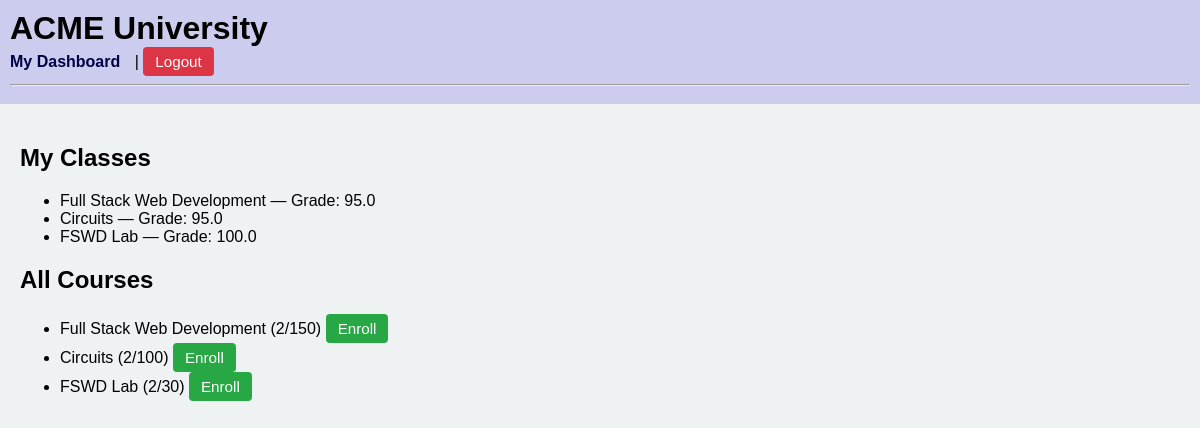
/student (signed in), run on the app's committed database.
### models.py (models this page shows)
class Enrollment(db.Model):
    __tablename__ = 'enrollments'
    id         = db.Column(db.Integer, primary_key=True)
    student_id = db.Column(db.Integer, db.ForeignKey('users.id'), nullable=False)
    course_id  = db.Column(db.Integer, db.ForeignKey('courses.id'), nullable=False)
    grade      = db.Column(db.Float,   nullable=True)
    student = db.relationship('User',   back_populates='enrollments')
    course  = db.relationship('Course', back_populates='enrollments')

class Course(db.Model):
    __tablename__ = 'courses'
    id         = db.Column(db.Integer,   primary_key=True)
    name       = db.Column(db.String(100), nullable=False)
    capacity   = db.Column(db.Integer,    nullable=False)
    teacher_id = db.Column(db.Integer,    db.ForeignKey('users.id'), nullable=False)
    teacher     = db.relationship('User', back_populates='taught_courses')
    enrollments = db.relationship('Enrollment', back_populates='course')

### app.py (the view)
@app.route("/student")
@login_required
def student_dashboard():
    if current_user.role != "student":
        return redirect(url_for("home"))
    return render_template(
        "student_dashboard.html",
        enrolled=current_user.enrollments,
        all_courses=Course.query.all()
    )

### app.py (called while the page is built)
@login_manager.user_loader
def load_user(uid):
    return db.session.get(User, int(uid))

### templates/student_dashboard.html
{% extends "base.html" %}
{% block content %}
  <h2>My Classes</h2>
  {% if enrolled %}
    <ul>
      {% for enr in enrolled %}
        <li>
          {{ enr.course.name }} —
          Grade: {{ enr.grade if enr.grade is not none else 'N/A' }}
        </li>
      {% endfor %}
    </ul>
  {% else %}
    <p>You have not enrolled in any classes yet.</p>
  {% endif %}
  <h2>All Courses</h2>
  <ul>
    {% for c in all_courses %}
      <li>
        {{ c.name }} ({{ c.enrollments|length }}/{{ c.capacity }})
        <a href="{{ url_for('student_enroll', course_id=c.id) }}"
           class="btn btn-sm">Enroll</a>
      </li>
    {% endfor %}
  </ul>
{% endblock %}

### static/css/styles.css (style rules this page uses)
body { font-family: sans-serif; background: #eef2f3; margin: 0; }
.btn { display: inline-block; padding: 6px 12px; background: #28a745; color: #fff; text-decoration: none; border-radius: 4px; font-size: 0.95rem; transition: background 0.2s ease; }

### data on the page
Enrollment: course.name "Full Stack Web Development", grade "95.0"
Enrollment: course.name "Circuits", grade "95.0"
Enrollment: course.name "FSWD Lab", grade "100.0"
Course: name "Full Stack Web Development", enrollments|length "2", capacity "150"
Course: name "Circuits", enrollments|length "2", capacity "100"
Course: name "FSWD Lab", enrollments|length "2", capacity "30"
